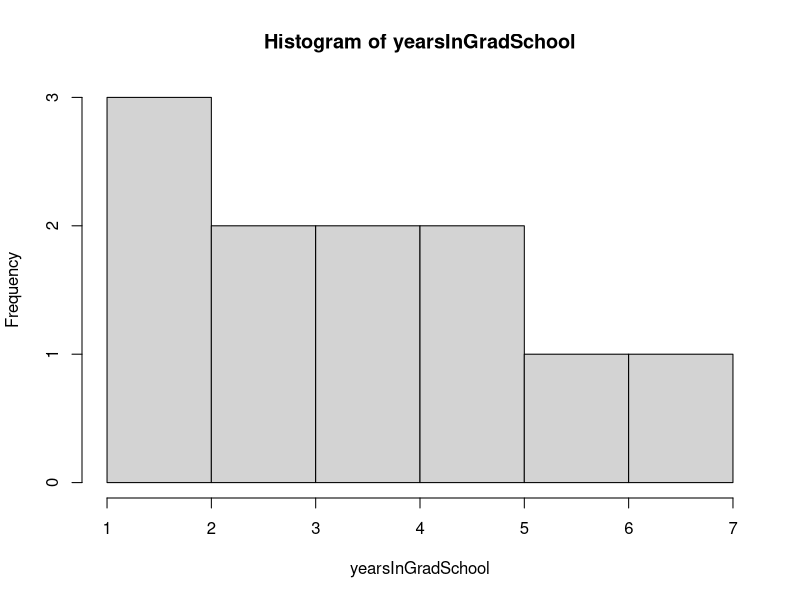
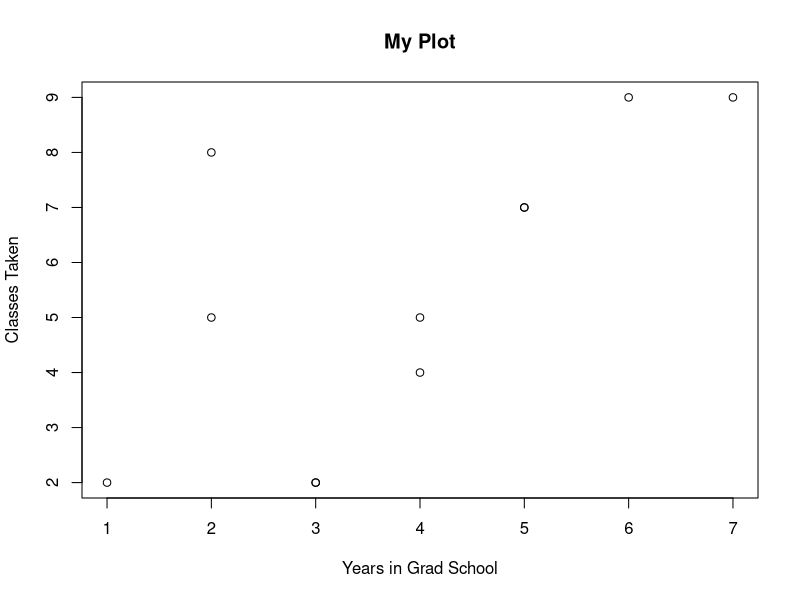
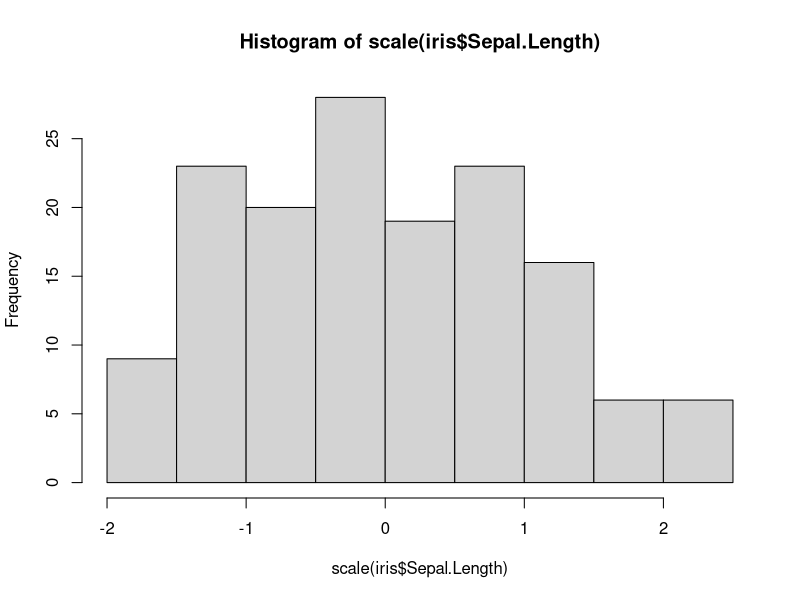
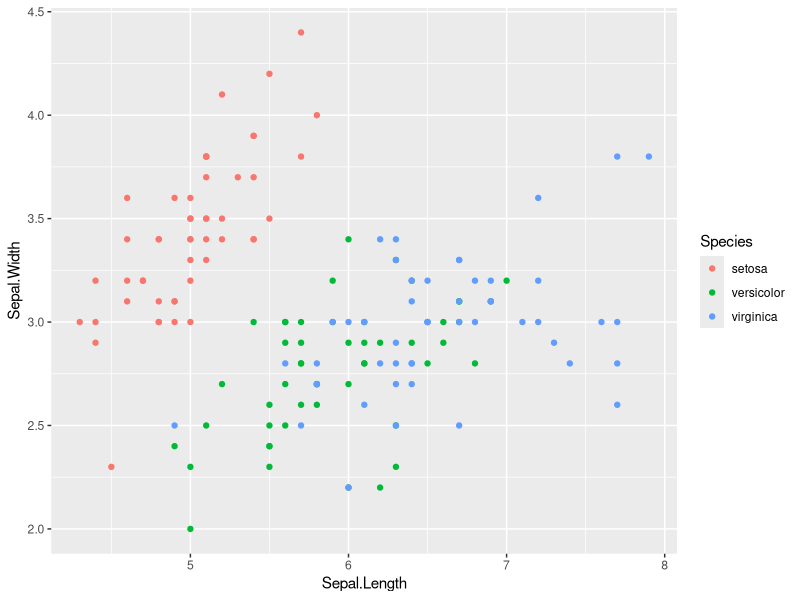
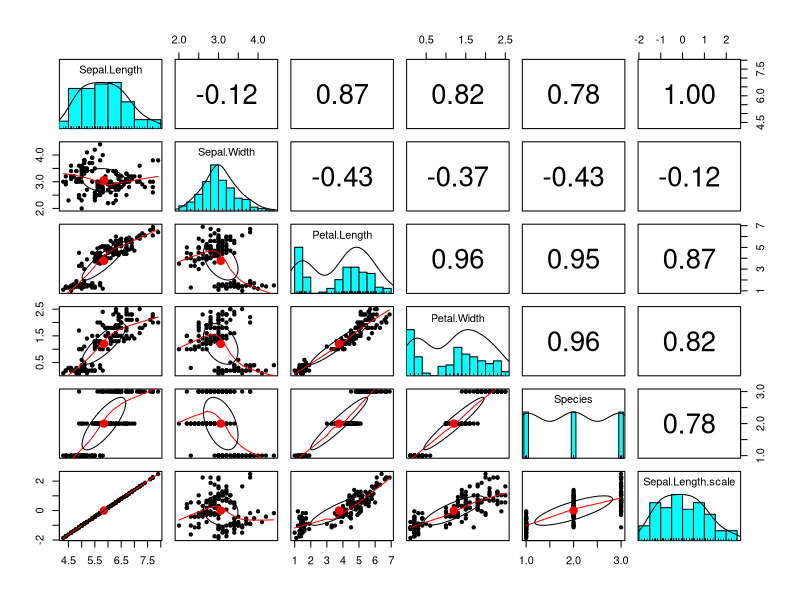
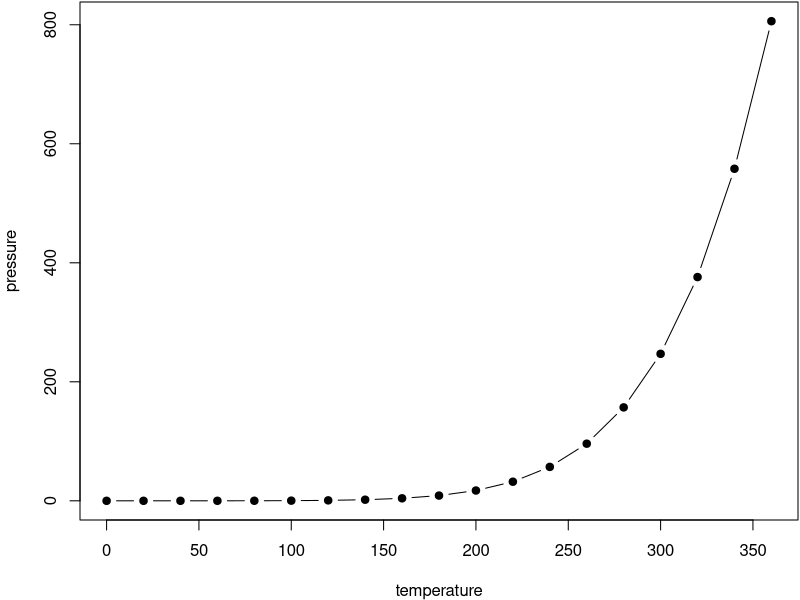

Source code (R) for these figures, in order:
## ---- chunk 1
2 + 2
5 - 2
10 / 4
9 * 200
sqrt(81)
10 > 4
2 < -1
## ---- chunk 2
foo <- 2 * 3
foo * 6
## ---- chunk 3
yearsInGradSchool <- c(2,1,4,5,6,7,3,2,4,5,3)
## ---- chunk 4
yearsInGradSchool * 3
## ---- chunk 5
yearsInGradSchool - 2
## ---- chunk 6
yearsInGradSchool < 2
## ---- chunk 7
mean(yearsInGradSchool)
sd(yearsInGradSchool)
hist(yearsInGradSchool)
scale(yearsInGradSchool)
range(yearsInGradSchool)
min(yearsInGradSchool)
class(yearsInGradSchool)
str(yearsInGradSchool)
summary(yearsInGradSchool)
## ---- chunk 8
yearsInGradSchool <- c(2,1,4,5,6,7,3,2,4,5,3)
classesTaken <- c(5,2,5,7,9,9,2,8,4,7,2)
gradData <- data.frame(yearsInGradSchool,classesTaken)
gradData
## ---- chunk 9
cor(yearsInGradSchool,classesTaken)
## ---- chunk 10
gradData$yearsInGradSchool
## ---- chunk 11
cor(gradData$yearsInGradSchool,gradData$classesTaken)
## ---- chunk 12
plot(yearsInGradSchool,classesTaken, 
     data = gradData, 
     main = "My Plot", 
     xlab = "Years in Grad School", 
     ylab = "Classes Taken")
## ---- chunk 13
str(iris)
class(iris)
summary(iris)
## ---- chunk 14
iris$Sepal.Length
## ---- chunk 15
hist(scale(iris$Sepal.Length))

iris$Sepal.Length.scale <- scale(iris$Sepal.Length)
## ---- chunk 16
iris[1,1]
iris[2,]
iris[,5]
iris[iris$Sepal.Length < 5,]
iris[,c(1:4)]
iris[c(1,2,3,4,5,6,8),c(1:3,5)]
Setosas <- iris[iris$Species == "setosa",]
## ---- chunk 17

library(ggplot2)
ggplot(iris, aes(x = Sepal.Length, y = Sepal.Width, 
                 color = Species), 
       xlab = "Sepal Length",
       ylab = "Sepal Width",
       main = "My Plot") + geom_point()
## ---- chunk 18
library(psych)
pairs.panels(iris)
## ---- chunk 19
par(mar = c(4, 4, .1, .1))
plot(pressure, type = 'b', pch = 19)
## ---- chunk 20
knitr::kable(
  head(iris, 20), caption = 'Here is a nice table!',
  booktabs = TRUE
)
